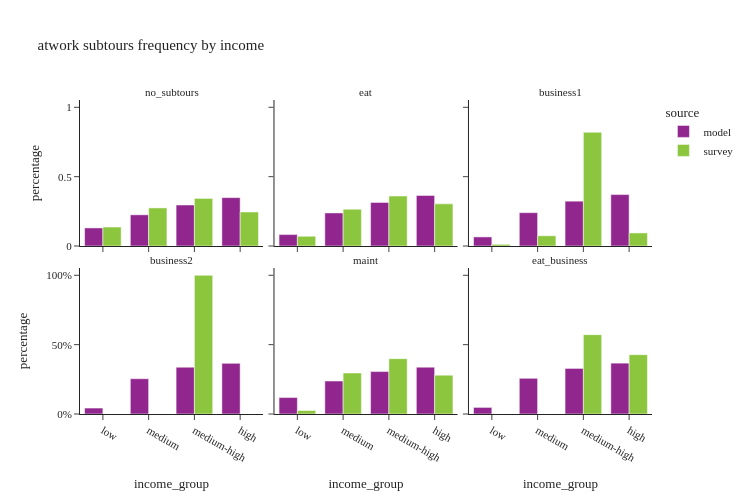

Notebook code for this chart:
### Code cell
util.plot_share_facetbar(work_tour, 'tour_weight', share_col="income_group", title="atwork subtours frequency by income", 
                             facet_col='atwork_subtour_frequency', facet_col_wrap=3, height=500, orientation='v')

### Figure 1 — Plotly figure (JSON) as saved in the notebook; plotly's stock layout.template omitted (floating-point values rounded to 4 significant figures)
{"data": [{"alignmentgroup": "True", "customdata": [[137701], [237644], [312445], [368505]], "hovertemplate": "source=model<br>atwork_subtour_frequency=no_subtours<br>income_group=%{x}<br>percentage=%{y}<br>sample_size=%{customdata[0]}<extra></extra>", "legendgroup": "model", "marker": {"color": "#91268F", "pattern": {"shape": ""}}, "name": "model", "offsetgroup": "model", "orientation": "v", "showlegend": true, "textposition": "auto", "type": "bar", "x": ["low", "medium", "medium-high", "high"], "xaxis": "x4", "y": [0.1304, 0.225, 0.2958, 0.3489], "yaxis": "y4"}, {"alignmentgroup": "True", "customdata": [[26361], [76302], [100535], [116636]], "hovertemplate": "source=model<br>atwork_subtour_frequency=eat<br>income_group=%{x}<br>percentage=%{y}<br>sample_size=%{customdata[0]}<extra></extra>", "legendgroup": "model", "marker": {"color": "#91268F", "pattern": {"shape": ""}}, "name": "model", "offsetgroup": "model", "orientation": "v", "showlegend": false, "textposition": "auto", "type": "bar", "x": ["low", "medium", "medium-high", "high"], "xaxis": "x5", "y": [0.08242, 0.2386, 0.3143, 0.3647], "yaxis": "y5"}, {"alignmentgroup": "True", "customdata": [[4249], [15562], [20927], [24002]], "hovertemplate": "source=model<br>atwork_subtour_frequency=business1<br>income_group=%{x}<br>percentage=%{y}<br>sample_size=%{customdata[0]}<extra></extra>", "legendgroup": "model", "marker": {"color": "#91268F", "pattern": {"shape": ""}}, "name": "model", "offsetgroup": "model", "orientation": "v", "showlegend": false, "textposition": "auto", "type": "bar", "x": ["low", "medium", "medium-high", "high"], "xaxis": "x6", "y": [0.06563, 0.2404, 0.3232, 0.3707], "yaxis": "y6"}, {"alignmentgroup": "True", "customdata": [[91], [540], [716], [776]], "hovertemplate": "source=model<br>atwork_subtour_frequency=business2<br>income_group=%{x}<br>percentage=%{y}<br>sample_size=%{customdata[0]}<extra></extra>", "legendgroup": "model", "marker": {"color": "#91268F", "pattern": {"shape": ""}}, "name": "model", "offsetgroup": "model", "orientation": "v", "showlegend": false, "textposition": "auto", "type": "bar", "x": ["low", "medium", "medium-high", "high"], "xaxis": "x", "y": [0.04286, 0.2544, 0.3373, 0.3655], "yaxis": "y"}, {"alignmentgroup": "True", "customdata": [[6040], [12121], [15586], [17224]], "hovertemplate": "source=model<br>atwork_subtour_frequency=maint<br>income_group=%{x}<br>percentage=%{y}<br>sample_size=%{customdata[0]}<extra></extra>", "legendgroup": "model", "marker": {"color": "#91268F", "pattern": {"shape": ""}}, "name": "model", "offsetgroup": "model", "orientation": "v", "showlegend": false, "textposition": "auto", "type": "bar", "x": ["low", "medium", "medium-high", "high"], "xaxis": "x2", "y": [0.1185, 0.2378, 0.3058, 0.3379], "yaxis": "y2"}, {"alignmentgroup": "True", "customdata": [[201], [1089], [1391], [1552]], "hovertemplate": "source=model<br>atwork_subtour_frequency=eat_business<br>income_group=%{x}<br>percentage=%{y}<br>sample_size=%{customdata[0]}<extra></extra>", "legendgroup": "model", "marker": {"color": "#91268F", "pattern": {"shape": ""}}, "name": "model", "offsetgroup": "model", "orientation": "v", "showlegend": false, "textposition": "auto", "type": "bar", "x": ["low", "medium", "medium-high", "high"], "xaxis": "x3", "y": [0.04748, 0.2573, 0.3286, 0.3666], "yaxis": "y3"}, {"alignmentgroup": "True", "customdata": [[226], [423], [563], [357]], "hovertemplate": "source=survey<br>atwork_subtour_frequency=no_subtours<br>income_group=%{x}<br>percentage=%{y}<br>sample_size=%{customdata[0]}<extra></extra>", "legendgroup": "survey", "marker": {"color": "#8CC63E", "pattern": {"shape": ""}}, "name": "survey", "offsetgroup": "survey", "orientation": "v", "showlegend": true, "textposition": "auto", "type": "bar", "x": ["low", "medium", "medium-high", "high"], "xaxis": "x4", "y": [0.1367, 0.2747, 0.3432, 0.2453], "yaxis": "y4"}, {"alignmentgroup": "True", "customdata": [[3], [17], [32], [18]], "hovertemplate": "source=survey<br>atwork_subtour_frequency=eat<br>income_group=%{x}<br>percentage=%{y}<br>sample_size=%{customdata[0]}<extra></extra>", "legendgroup": "survey", "marker": {"color": "#8CC63E", "pattern": {"shape": ""}}, "name": "survey", "offsetgroup": "survey", "orientation": "v", "showlegend": false, "textposition": "auto", "type": "bar", "x": ["low", "medium", "medium-high", "high"], "xaxis": "x5", "y": [0.0703, 0.2655, 0.3603, 0.3039], "yaxis": "y5"}, {"alignmentgroup": "True", "customdata": [[7], [13], [16], [6]], "hovertemplate": "source=survey<br>atwork_subtour_frequency=business1<br>income_group=%{x}<br>percentage=%{y}<br>sample_size=%{customdata[0]}<extra></extra>", "legendgroup": "survey", "marker": {"color": "#8CC63E", "pattern": {"shape": ""}}, "name": "survey", "offsetgroup": "survey", "orientation": "v", "showlegend": false, "textposition": "auto", "type": "bar", "x": ["low", "medium", "medium-high", "high"], "xaxis": "x6", "y": [0.01205, 0.07394, 0.8197, 0.09426], "yaxis": "y6"}, {"alignmentgroup": "True", "customdata": [[1], [3]], "hovertemplate": "source=survey<br>atwork_subtour_frequency=business2<br>income_group=%{x}<br>percentage=%{y}<br>sample_size=%{customdata[0]}<extra></extra>", "legendgroup": "survey", "marker": {"color": "#8CC63E", "pattern": {"shape": ""}}, "name": "survey", "offsetgroup": "survey", "orientation": "v", "showlegend": false, "textposition": "auto", "type": "bar", "x": ["medium", "medium-high"], "xaxis": "x", "y": [0.0, 1.0], "yaxis": "y"}, {"alignmentgroup": "True", "customdata": [[10], [13], [13], [7]], "hovertemplate": "source=survey<br>atwork_subtour_frequency=maint<br>income_group=%{x}<br>percentage=%{y}<br>sample_size=%{customdata[0]}<extra></extra>", "legendgroup": "survey", "marker": {"color": "#8CC63E", "pattern": {"shape": ""}}, "name": "survey", "offsetgroup": "survey", "orientation": "v", "showlegend": false, "textposition": "auto", "type": "bar", "x": ["low", "medium", "medium-high", "high"], "xaxis": "x2", "y": [0.02504, 0.2957, 0.3992, 0.2801], "yaxis": "y2"}, {"alignmentgroup": "True", "customdata": [[1], [1]], "hovertemplate": "source=survey<br>atwork_subtour_frequency=eat_business<br>income_group=%{x}<br>percentage=%{y}<br>sample_size=%{customdata[0]}<extra></extra>", "legendgroup": "survey", "marker": {"color": "#8CC63E", "pattern": {"shape": ""}}, "name": "survey", "offsetgroup": "survey", "orientation": "v", "showlegend": false, "textposition": "auto", "type": "bar", "x": ["medium-high", "high"], "xaxis": "x3", "y": [0.5722, 0.4278], "yaxis": "y3"}], "layout": {"annotations": [{"font": {}, "showarrow": false, "text": "business2", "x": 0.16, "xanchor": "center", "xref": "paper", "y": 0.465, "yanchor": "bottom", "yref": "paper"}, {"font": {}, "showarrow": false, "text": "maint", "x": 0.5, "xanchor": "center", "xref": "paper", "y": 0.465, "yanchor": "bottom", "yref": "paper"}, {"font": {}, "showarrow": false, "text": "eat_business", "x": 0.84, "xanchor": "center", "xref": "paper", "y": 0.465, "yanchor": "bottom", "yref": "paper"}, {"font": {}, "showarrow": false, "text": "no_subtours", "x": 0.16, "xanchor": "center", "xref": "paper", "y": 1.0, "yanchor": "bottom", "yref": "paper"}, {"font": {}, "showarrow": false, "text": "eat", "x": 0.5, "xanchor": "center", "xref": "paper", "y": 1.0, "yanchor": "bottom", "yref": "paper"}, {"font": {}, "showarrow": false, "text": "business1", "x": 0.84, "xanchor": "center", "xref": "paper", "y": 1.0, "yanchor": "bottom", "yref": "paper"}], "barmode": "group", "height": 500, "legend": {"title": {"text": "source"}, "tracegroupgap": 0}, "title": {"text": "atwork subtours frequency by income"}, "width": 750, "xaxis": {"anchor": "y", "domain": [0.0, 0.32], "title": {"text": "income_group"}}, "xaxis2": {"anchor": "y2", "domain": [0.34, 0.66], "matches": "x", "title": {"text": "income_group"}}, "xaxis3": {"anchor": "y3", "domain": [0.68, 1.0], "matches": "x", "title": {"text": "income_group"}}, "xaxis4": {"anchor": "y4", "domain": [0.0, 0.32], "matches": "x", "showticklabels": false}, "xaxis5": {"anchor": "y5", "domain": [0.34, 0.66], "matches": "x", "showticklabels": false}, "xaxis6": {"anchor": "y6", "domain": [0.68, 1.0], "matches": "x", "showticklabels": false}, "yaxis": {"anchor": "x", "domain": [0.0, 0.465], "tickformat": ".0%", "title": {"text": "percentage"}}, "yaxis2": {"anchor": "x2", "domain": [0.0, 0.465], "matches": "y", "showticklabels": false, "tickformat": ".0%"}, "yaxis3": {"anchor": "x3", "domain": [0.0, 0.465], "matches": "y", "showticklabels": false}, "yaxis4": {"anchor": "x4", "domain": [0.535, 1.0], "matches": "y", "title": {"text": "percentage"}}, "yaxis5": {"anchor": "x5", "domain": [0.535, 1.0], "matches": "y", "showticklabels": false}, "yaxis6": {"anchor": "x6", "domain": [0.535, 1.0], "matches": "y", "showticklabels": false}}}
